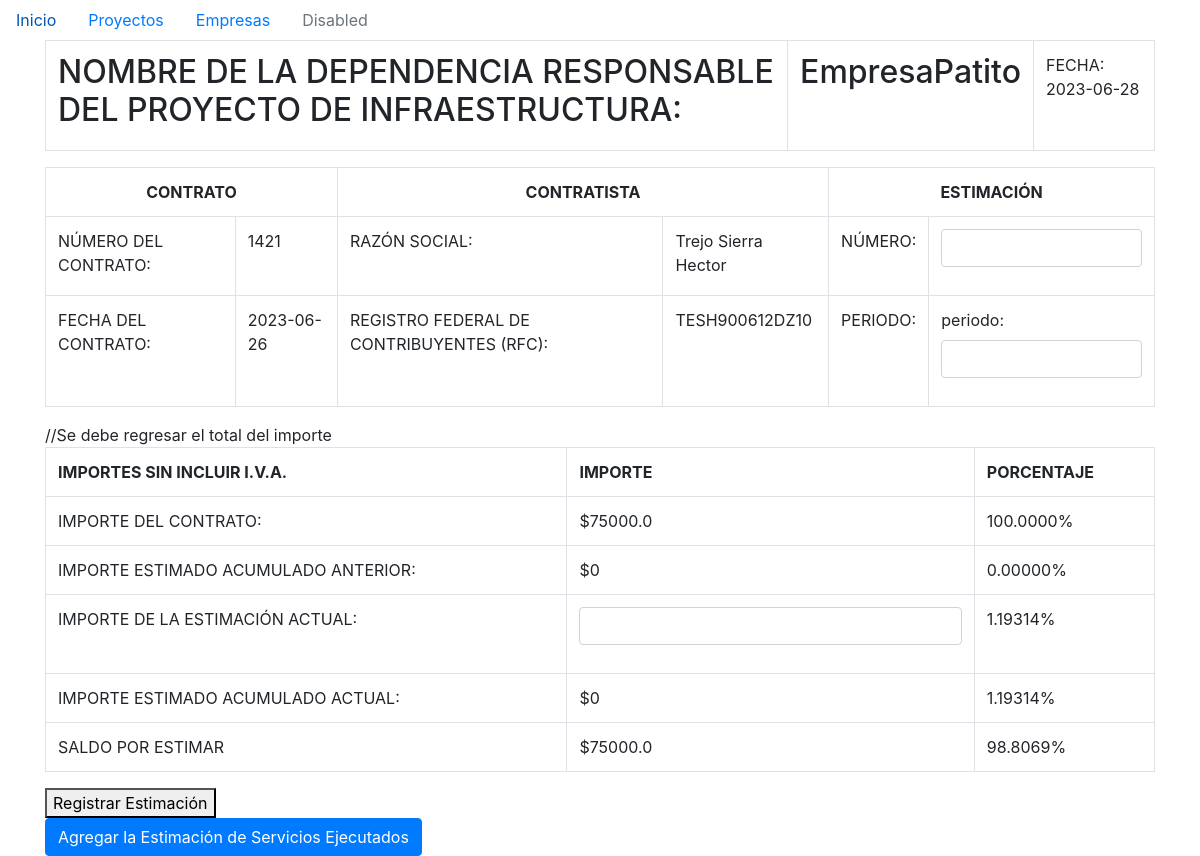
The app's page /proyecto/2/frente/2/estimacion with its own data.
### models/empresa.py (models this page shows)
class Empresa(db.Model):
    id = db.Column(db.Integer, primary_key=True)
    nombre = db.Column(db.String(50), nullable=False)
    razon_social = db.Column(db.String(50), nullable=False)
    rfc = db.Column(db.String(15), nullable=False)
    numero_iva = db.Column(db.String(20), nullable=False)
    cmic= db.Column(db.String(20), nullable=False)

### models/frente.py (models this page shows)
class Frente(db.Model):
    id = db.Column(db.Integer, primary_key=True)
    nombre = db.Column(db.String(100), nullable=False)
    descripcion = db.Column(db.String(200), nullable=False)
    fecha_inicio = db.Column(db.Date, nullable=False)
    no_contrato = db.Column(db.String(50), nullable=False)
    fecha_final = db.Column(db.Date, nullable=False)
    proyecto_id = db.Column(db.Integer, db.ForeignKey('proyecto.id'), nullable=False)
    proyecto = db.relationship('Proyecto', backref=db.backref('frentes', lazy=True))
    catalogos_relacionados = db.relationship('Catalogo', backref='frente', lazy=True)
    empresa_id = db.Column(db.Integer, db.ForeignKey('empresa.id'), nullable=False)
    empresa = db.relationship('Empresa', backref=db.backref('frentes', lazy=True))

### main.py (the view)
@app.route('/proyecto/<int:proyecto_id>/frente/<int:frente_id>/estimacion', methods=['GET', 'POST'])
def estimacion(proyecto_id, frente_id):
    proyecto = db.session.query(Proyecto).get(proyecto_id)
    frente = db.session.query(Frente).get(frente_id)
    estimacion_anterior = db.session.query(Estimacion).filter_by(frente_id=frente_id).order_by(Estimacion.fecha.desc()).first()
    if estimacion_anterior:
        nombre_empresa = frente.empresa.nombre
        numero_contrato = frente.no_contrato
        fecha_contrato = frente.fecha_inicio
        razon_social = frente.empresa.razon_social
        fecha = date.today()
        importe_contrato = estimacion_anterior.importe_contrato
        importe_estimado_acumulado_anterior = estimacion_anterior.importe_estimado_acumulado_actual
        if request.method == 'POST':
            importe_estimado_actual = float(request.form['importe_estimado_actual'])
            numero_estimacion = request.form['numero_estimacion']
            periodo = request.form['periodo']
        else:
            importe_estimado_actual = 0
        importe_estimado_acum_actual = importe_estimado_acumulado_anterior + importe_estimado_actual
        saldo_por_estimar = importe_contrato - importe_estimado_acum_actual
        estimacion = Estimacion(
            numero_estimacion=numero_estimacion,
            fecha=fecha,
            importe_contrato=importe_contrato,
            importe_estimado_acum_anterior=importe_estimado_acumulado_anterior,
            importe_estimado_actual=importe_estimado_actual,
            importe_estimado_acum_actual=importe_estimado_acum_actual,
            saldo_por_estimar=saldo_por_estimar,
            numero_contrato=numero_contrato,
            razon_social=razon_social,
            periodo=periodo,
            frente=frente)
        db.session.add(estimacion)
        db.session.commit()
        return render_template('estimacion.html', frente=frente, proyecto=proyecto,
                               importe_estimado_acumulado_anterior=importe_estimado_acumulado_anterior,
                               importe_contrato=importe_contrato, saldo_por_estimar=saldo_por_estimar,
                               nombre_empresa=nombre_empresa, numero_contrato=numero_contrato,
                               fecha_contrato=fecha_contrato, razon_social=razon_social, fecha=fecha)
    else:
        nombre_empresa = frente.empresa.nombre
        numero_contrato = frente.no_contrato
        fecha_contrato = frente.fecha_inicio
        razon_social = frente.empresa.razon_social
        fecha = date.today()
        importe_contrato = 0
        for concepto in frente.catalogos_relacionados:
            importe_contrato += concepto.importe
        importe_estimado_acumulado_anterior = 0
        numero_estimacion = 0
        periodo="000"
        if request.method == 'POST':
            importe_estimado_actual = float(request.form['importe_estimado_actual'])
            numero_estimacion = request.form['numero_estimacion']
            periodo = request.form['periodo']
            importe_estimado_acum_actual = importe_estimado_actual + importe_estimado_acumulado_anterior
            saldo_por_estimar = importe_contrato - importe_estimado_acum_actual
        else:
            importe_estimado_actual = 0
            importe_estimado_acum_actual = importe_estimado_actual + importe_estimado_acumulado_anterior
            saldo_por_estimar = importe_contrato - importe_estimado_actual
        estimacion = Estimacion(
            numero_estimacion=numero_estimacion,
            fecha=fecha,
            importe_contrato=importe_contrato,
            importe_estimado_acum_anterior=importe_estimado_acumulado_anterior,
            importe_estimado_actual=importe_estimado_actual,
            importe_estimado_acum_actual=importe_estimado_acum_actual,
            saldo_por_estimar=saldo_por_estimar,
            numero_contrato=numero_contrato,
            razon_social=razon_social,
            periodo=periodo,
            frente=frente)
        return render_template('estimacion.html', frente=frente, proyecto=proyecto,
                               importe_estimado_acumulado_anterior=importe_estimado_acumulado_anterior,
                               importe_contrato=importe_contrato, saldo_por_estimar=saldo_por_estimar,
                               nombre_empresa=nombre_empresa, numero_contrato=numero_contrato,
                               fecha_contrato=fecha_contrato, razon_social=razon_social,
                               importe_estimado_acum_actual=importe_estimado_acum_actual, fecha=fecha)

### templates/estimacion.html
{% extends 'base.html' %} {% block title %}Estimacion de proyecto{% endblock %}
{% block content %}
<form action="/proyecto/{{proyecto.id}}/frente/{{frente.id}}/estimacion" method="POST">
  <table class="table table-bordered">
    <tr>
      <td colspan="2">
        <h2>
          NOMBRE DE LA DEPENDENCIA RESPONSABLE DEL PROYECTO DE INFRAESTRUCTURA:
        </h2>
      </td>
      <td>
        <h2> {{frente.empresa.nombre}}</h2>
      </td>
      <td>FECHA: {{fecha}}</td>
    </tr>
  </table>
  <table class="table table-bordered">
    <tr>
      <th colspan="2" class="text-center">CONTRATO</th>
      <th colspan="2" class="text-center">CONTRATISTA</th>
      <th colspan="2" class="text-center">ESTIMACIÓN</th>
    </tr>
    <tr>
      <td>NÚMERO DEL CONTRATO:</td>
      <td>{{frente.no_contrato}}</td>
      <td>RAZÓN SOCIAL:</td>
      <td>{{razon_social}}</td>
      <td>NÚMERO:</td>
      <td>
        <div class="form-group">
          <input
            type="number"
            class="form-control"
            id="numero_estimacion"
            name="numero_estimacion"
            required
          />
        </div>
      </td>
    </tr>
    <tr>
      <td>FECHA DEL CONTRATO:</td>
      <td>{{frente.fecha_inicio}}</td>
      <td>REGISTRO FEDERAL DE CONTRIBUYENTES (RFC):</td>
      <td>{{frente.empresa.rfc}}</td>
      <td>PERIODO:</td>
      <td>
        <div class="form-group">
          <label for="periodo">periodo:</label>
          <input
            type="text"
            class="form-control"
            id="periodo"
            name="periodo"
            required
          />
        </div>
      </td>
    </tr>
  </table>
  <table class="table table-bordered">
    <tr>
      <th>IMPORTES SIN INCLUIR I.V.A.</th>
      <th>IMPORTE</th>
      <th>PORCENTAJE</th>
    </tr>
    <tr>
      <td>IMPORTE DEL CONTRATO:</td>
      <td>${{importe_contrato}}</td>
      <td>100.0000%</td>
    </tr>
    <tr>
      <td>IMPORTE ESTIMADO ACUMULADO ANTERIOR:</td>
      <td>${{importe_estimado_acumulado_anterior}}</td>
      <td>0.00000%</td>
    </tr>
    <tr>
      <td>IMPORTE DE LA ESTIMACIÓN ACTUAL:</td> //Se debe regresar el total del importe
      <td>
        <div class="form-group">
          <input
            type="number"
            class="form-control"
            id="importe_estimado_actual"
            name="importe_estimado_actual"
            required
          />
        </div>
      </td>
      <td>1.19314%</td>
    </tr>
    <tr>
      <td>IMPORTE ESTIMADO ACUMULADO ACTUAL:</td>
      <td>${{importe_estimado_acum_actual}}</td>
      <td>1.19314%</td>
    </tr>
    <tr>
      <td>SALDO POR ESTIMAR</td>
      <td>${{saldo_por_estimar}}</td>
      <td>98.8069%</td>
    </tr>
  </table>
  <button type="submit">Registrar Estimación</button>
</form>
  <a href="{{ url_for('estimacion_servicios', proyecto_id=proyecto.id, frente_id=frente.id) }}" class="btn btn-primary">Agregar la Estimación de Servicios Ejecutados</a>
{% endblock %}

### records on screen
Empresa: empresa.nombre "EmpresaPatito", razon_social "Trejo Sierra Hector", empresa.rfc "TESH900612DZ10"
Frente: no_contrato "1421", fecha_inicio "2023-06-26"

### other values on screen
{{ importe_contrato }} "75000.0"
{{ importe_estimado_acumulado_anterior }} "0"
{{ importe_estimado_acum_actual }} "0"
{{ saldo_por_estimar }} "75000.0"
